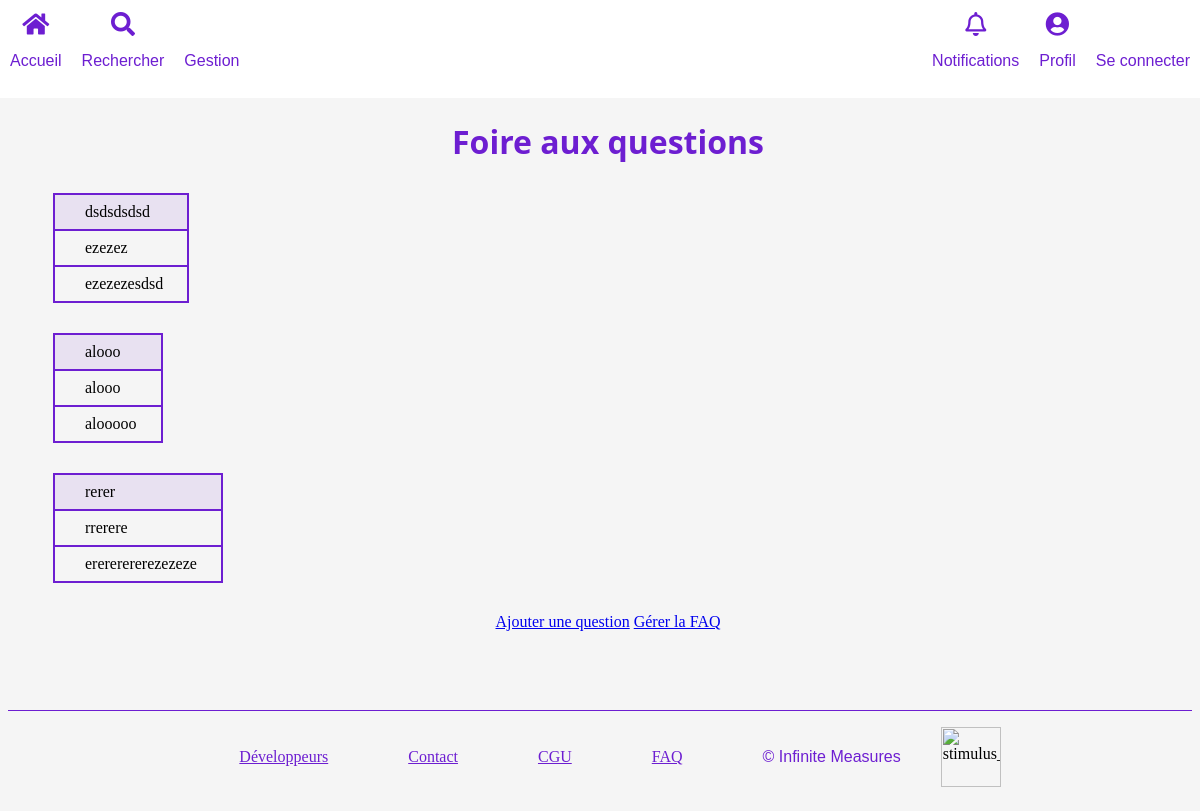
Page /faqs on the earlier database version.
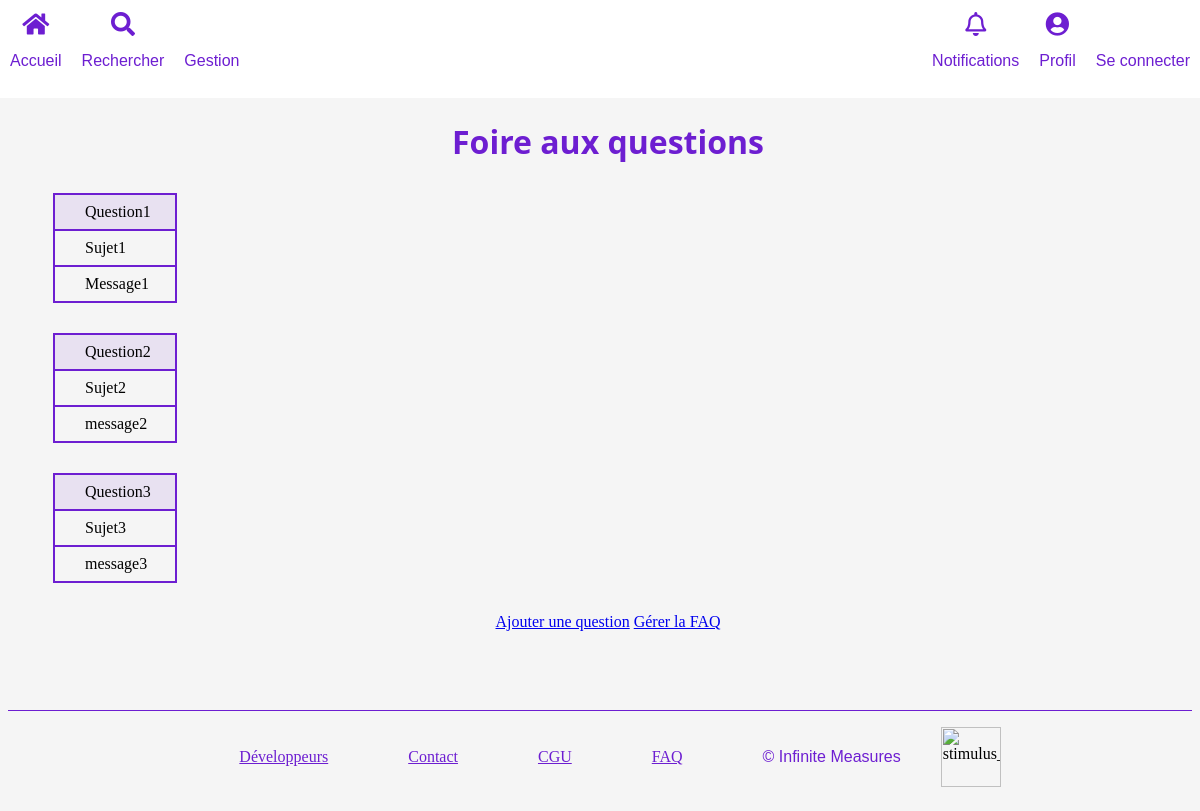
Same page on the later database version.
### tables this page shows
CREATE TABLE IF NOT EXISTS `faq_questions` (
  `id` int(11) NOT NULL AUTO_INCREMENT,
  `supervisor_id` int(11) DEFAULT NULL,
  `title` varchar(255) DEFAULT NULL,
  `answer` varchar(255) DEFAULT NULL,
  `subject` varchar(255) DEFAULT NULL,
  `visible` tinyint(1) NOT NULL DEFAULT 1,
  PRIMARY KEY (`id`),
  KEY `supervisor_id` (`supervisor_id`)
);

### app/controllers/Faqs.php (called while the page is built, shortened)
<?php
class Faqs extends Controller {
    public function __construct() {
        $this->faqModel = $this->model('Faq');
    }
    public function index() {
        $faq_questions=$this->faqModel->QuestionVisible();
        $this->view('faqs/index',$faq_questions);
    }
}
?>

### app/libraries/Core.php (called while the page is built, shortened)
<?php
  class Core {
    protected $currentMethod = 'index';
    public function __construct() {
      $url = $this->getUrl();
      if (file_exists('../app/controllers/' . ucwords($url[0]). '.php')) {
        unset($url[0]);
      }
      $this->currentController = new $this->currentController;
      $this->params = $url ? array_values($url) : [];
      call_user_func_array([$this->currentController, $this->currentMethod], $this->params);
    }
    public function getUrl() {
      if (isset($_GET['url'])) {
        $url = rtrim($_GET['url'], '/');
        $url = filter_var($url, FILTER_SANITIZE_URL);
        $url = explode('/', $url);
        return $url;
      }
    }
  }
?>

### public/index.php (called while the page is built, shortened)
<?php
  $init = new Core;
?>

### app/libraries/Database.php (called while the page is built, shortened)
<?php
  class Database {
    private $host = DB_HOST;
    private $user = DB_USER;
    private $pass = DB_PASS;
    private $dbname = DB_NAME;
    private $dbh;
    private $stmt;
    public function __construct() {
      $dsn = 'mysql:host=' . $this->host . ';dbname=' . $this->dbname;
      $options = array(
        PDO::ATTR_PERSISTENT => true,
        PDO::ATTR_ERRMODE => PDO::ERRMODE_EXCEPTION
      );
      try {
        $this->dbh = new PDO($dsn, $this->user, $this->pass, $options);
      } catch(PDOException $e) {
        $this->error = $e->getMessage();
        echo $this->error;
      }
    }
    public function query($sql) {
      $this->stmt = $this->dbh->prepare($sql);
    }
    public function execute() {
      try{
      return $this->stmt->execute();
      }
      catch (PDOException $e){
        $this->error = $e->getMessage();
        echo $this->error;
      }
    }
    public function resultSet() {
      $this->execute();
      return $this->stmt->fetchAll(PDO::FETCH_OBJ);
    }
  }
?>

### app/models/Faq.php (called while the page is built, shortened)
<?php
class Faq {
    private $db;
    public function __construct() {
        $this->db = new Database;
    }
    public function QuestionVisible() {
        $this->db->query('SELECT * FROM faq_questions WHERE visible=1 ');
        return $faq_invisible=$this->db->resultSet();
    }
}
?>

### app/views/faqs/index.php (the view, shortened to what this page needs)
<?php require APPROOT . '/views/inc/header.php'; ?>
<div class="container">
    <h1>Foire aux questions</h1>
    <?php foreach($data as $faq_question): ?>
            <table>
                <thead>
                     <tr>
                         <td>
                         <?= $faq_question->subject ?>
                         </td>
                     </tr>
                </thead>
            <tbody>
                <tr>
                    <td>
                    <?= $faq_question->title ?>
                    </td>
                </tr>
                <tr>
                    <td class="reponse">
                    <?= $faq_question->answer ?>
                    </td>
                </tr>
            </tbody>
            </table>
    <?php endforeach ; ?>
    <a href="<?php echo URLROOT; ?>faqs/new">Ajouter une question</a>
    <a href="<?php echo URLROOT; ?>faqs/edit">Gérer la FAQ</a>
</div>
<?php require APPROOT . '/views/inc/footer.php'; ?>

### app/libraries/Controller.php (shortened to what this page needs)
<?php
  class Controller {
    public function view($view, $data = []) {
      if (file_exists('../app/views/' . $view . '.php')) {
        extract($data);
        $data=$data;
        require_once '../app/views/' . $view . '.php';
      } else {
        die("Error: the view you're looking for does not appear to exist");
      }
    }
  }
?>

### app/views/inc/header.php (shortened to what this page needs)
<!DOCTYPE html>
<html lang="en">
<head>
  <link rel="stylesheet" href="<?php echo URLROOT; ?>/css/style.css" >
  <link rel="stylesheet" href="https://pro.fontawesome.com/releases/v5.10.0/css/all.css"/>
</head>
<body>
  <header>
    <div class="left-links">
      <a href="<?php echo URLROOT; ?>">
        <i class="fas fa-home"></i>
        <p>Accueil</p>
      </a>
      <a href="<?php echo URLROOT; ?>supervisors/search">
        <i class="fas fa-search"></i>
        <p>Rechercher</p>
      </a>
      <a href="<?php echo URLROOT; ?>supervisors/add_user">
        <i class="fal fa-user-cog"></i>
        <p>Gestion</p>
      </a>
    </div>
    <div class="right-links">
      <a href="<?php echo URLROOT; ?>/users/notifications">
        <i class="far fa-bell"></i>
        <p>Notifications</p>
      </a>
      <a href="<?php echo URLROOT; ?>/users/profile/ ?>">
        <i class="fas fa-user-circle"></i>
        <p>Profil</p>
      </a>
      <?php if(isset($_SESSION['user_id'])) : ?>
        <a href="<?php echo URLROOT; ?>/users/logout">
          <i class="fad fa-sign-out"></i>
          <p>Se déconnecter</p>
        </a>
      <?php else : ?>
        <a href="<?php echo URLROOT; ?>/users/sign_in">
          <i class="far fa-sign-in-alt"></i>
          <p>Se connecter</p>
        </a>
      <?php endif; ?>
    </div>
  </header>

### app/views/inc/footer.php (shortened to what this page needs)
<footer class="footer border-top d-flex flex-column justify-content-center align-items-center">
  <a href="<?php echo URLROOT; ?>pages/team">Développeurs</a>
  <a href="<?php echo URLROOT; ?>pages/contact">Contact</a>
  <a href="<?php echo URLROOT; ?>cgus">CGU</a>
  <a href="<?php echo URLROOT; ?>faqs">FAQ</a>
  <p>© Infinite Measures</p>
  <img src="https://res.cloudinary.com/isep/image/upload/v1587331391/stimulus/Infinite_measures_qao75a.png" alt ="stimulus_logo" target ="_blank" title = "Infinite Measures Logo" class="photo"/>
</footer>
</body>
</html>

### public/css/config.css (style rules this page uses)
h1, h2, h3, h4, h5, h6 { font-family: "Open Sans", sans-serif; color: var(--primary-color); }
p { font-family: "Montserrat", sans-serif; font-size: 16px !important; }
:root { --primary-color: #6d1ed1; }
body { background: whitesmoke; }

### public/css/components/container.css (style rules this page uses)
.container { padding-right: 15px; padding-left: 15px; margin-right: auto; margin-left: auto; margin-top: 120px; min-height: 70vh; text-align: center; }
@media (min-width: 768px) { .container { width: 750px; } }
@media (min-width: 992px) { .container { width: 970px; } }
@media (min-width: 1200px) { .container { width: 1170px; } }

### public/css/users/test_results.css (style rules this page uses)
table, th, td { border: 2px solid var(--primary-color); border-collapse: collapse; }
th, td { padding-right: 24px; }

Differences in the rows shown:
removed faq_questions: subject "dsdsdsdsd", title "ezezez", answer "ezezezesdsd"
removed faq_questions: subject "alooo", title "alooo", answer "alooooo"
removed faq_questions: subject "rerer", title "rrerere", answer "erererererezezeze"
added faq_questions: subject "Question1", title "Sujet1", answer "Message1"
added faq_questions: subject "Question2", title "Sujet2", answer "message2"
added faq_questions: subject "Question3", title "Sujet3", answer "message3"
